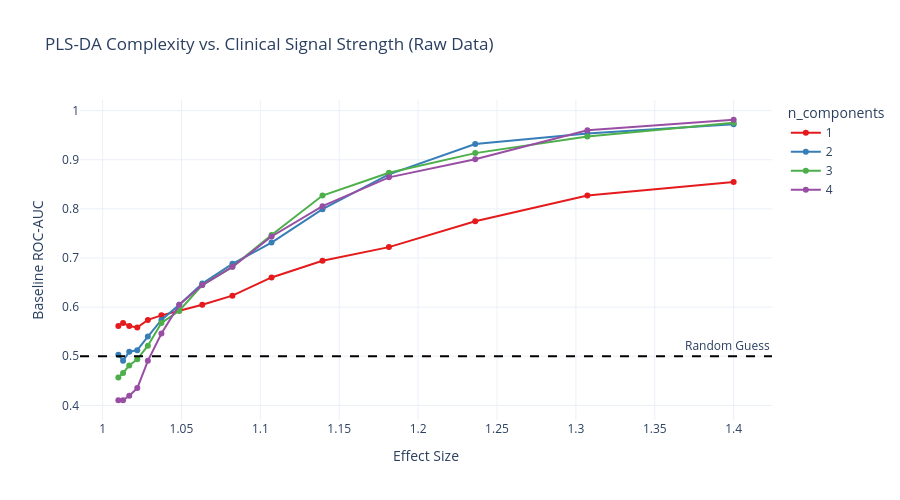

Here is the notebook cell this chart was saved with:
### Markdown cell above
### 4.0 Pre-Grid-Search PLS-DA classifier tuning

### Code cell
def profile_plsda_complexity(X_raw, batches, acq_order, effect_sizes, max_comps=4):
    """
    Evaluates PLS-DA complexity (1 to max_comps) across a range of signal strengths.
    Returns the evaluation DataFrame, generates a plot, and selects the optimal N.
    """
    print("\n[INFO] Profiling PLS-DA Latent Variables across clinical signal space...")
    
    logo = LeaveOneGroupOut()
    results = []
    
    for es in effect_sizes:
        # Generate a representative dataset (using feature 0 as a proxy)
        engine = SimpleClinicalSyntheticGCIMSEngine(
            X_raw=X_raw, batch_labels=batches, run_order=acq_order,
            qc_count_per_batch=3, n_biomarkers=1, effect_size=1.0 + es,
            target_feature_idx=0, random_state=42
        )
        data = engine.generate()
        X_pat, y_pat = data["X_patients"], data["group_labels"]
        groups_pat = data["batch_labels_patients"]
        
        # Test N latent variables simultaneously
        for n in range(1, max_comps + 1):
            clf = PLSDAClassifier(n_components=n)
            aucs = []
            
            for tr, te in logo.split(X_pat, y_pat, groups=groups_pat):
                clf_fitted = deepcopy(clf).fit(X_pat[tr], y_pat[tr])
                aucs.append(roc_auc_score(y_pat[te], clf_fitted.predict_proba(X_pat[te])[:, 1]))
            
            results.append({
                "Effect_Size": 1.0+es,
                "n_components": str(n), # Cast to string for discrete color mapping
                "ROC_AUC": np.mean(aucs)
            })
            
    df_profile = pd.DataFrame(results)
    
    # ---------------------------------------------------------
    # 1. Visualization
    # ---------------------------------------------------------
    fig = px.line(
        df_profile, x="Effect_Size", y="ROC_AUC", color="n_components",
        markers=True, title="PLS-DA Complexity vs. Clinical Signal Strength (Raw Data)",
        color_discrete_sequence=px.colors.qualitative.Set1
    )
    
    fig.add_hline(y=0.5, line_dash="dash", line_color="black", annotation_text="Random Guess")
    fig.update_layout(
        xaxis_title="Effect Size",
        yaxis_title="Baseline ROC-AUC",
        template="plotly_white", height=500
    )
    save_clean_plotly(fig, "sec4_0_plsda_complexity_vs_effect_size.html")
    fig.show()

    # ---------------------------------------------------------
    # 2. Automated Parsimony Decision Logic
    # ---------------------------------------------------------
    # Calculate the global mean AUC for each component configuration across all effect sizes
    mean_performance = df_profile.groupby("n_components")["ROC_AUC"].mean()
    max_perf = mean_performance.max()
    
    print("\n" + "="*50)
    print(" PLS-DA PARSIMONY DECISION HEURISTIC")
    print("="*50)
    for n, auc in mean_performance.items():
        print(f"  Component {n}: Global Mean AUC = {auc:.4f}")
        
    # Heuristic: Choose the lowest N that is within 2% (0.02) of the absolute maximum AUC.
    # This prevents sacrificing simplicity for microscopic performance gains.
    tolerance = 0.02 
    target_threshold = max_perf - tolerance
    
    optimal_n = None
    for n in range(1, max_comps + 1):
        if mean_performance[str(n)] >= target_threshold:
            optimal_n = n
            break
            
    print("-" * 50)
    print(f"  -> Selected optimal configuration: n_components = {optimal_n}")
    print(f"  -> Justification: Lowest complexity achieving within {tolerance*100}% of maximum global performance.")
    print("="*50)
    
    return df_profile, optimal_n


# Execution
es_geom = np.geomspace(0.01, 0.4, 15) 
es_geom = np.round(es_geom, 4)

df_plsda, frozen_n_components = profile_plsda_complexity(X_raw, batches, meta_df[time_col].values, effect_sizes=es_geom)

### Figure 1 — Plotly figure (JSON) as saved in the notebook; plotly's stock layout.template omitted (floating-point values rounded to 4 significant figures)
{"data": [{"hovertemplate": "n_components=1<br>Effect_Size=%{x}<br>ROC_AUC=%{y}<extra></extra>", "legendgroup": "1", "line": {"color": "rgb(228,26,28)", "dash": "solid"}, "marker": {"symbol": "circle"}, "mode": "lines+markers", "name": "1", "orientation": "v", "showlegend": true, "type": "scatter", "x": [1.01, 1.013, 1.017, 1.022, 1.029, 1.037, 1.049, 1.063, 1.082, 1.107, 1.139, 1.181, 1.236, 1.307, 1.4], "xaxis": "x", "y": [0.5617, 0.5679, 0.5617, 0.5586, 0.5741, 0.5833, 0.5926, 0.6049, 0.6235, 0.6605, 0.6944, 0.7222, 0.7747, 0.8272, 0.8549], "yaxis": "y"}, {"hovertemplate": "n_components=2<br>Effect_Size=%{x}<br>ROC_AUC=%{y}<extra></extra>", "legendgroup": "2", "line": {"color": "rgb(55,126,184)", "dash": "solid"}, "marker": {"symbol": "circle"}, "mode": "lines+markers", "name": "2", "orientation": "v", "showlegend": true, "type": "scatter", "x": [1.01, 1.013, 1.017, 1.022, 1.029, 1.037, 1.049, 1.063, 1.082, 1.107, 1.139, 1.181, 1.236, 1.307, 1.4], "xaxis": "x", "y": [0.5031, 0.4907, 0.5093, 0.5123, 0.5401, 0.5741, 0.6049, 0.6481, 0.6883, 0.7315, 0.7994, 0.8704, 0.9321, 0.9537, 0.9722], "yaxis": "y"}, {"hovertemplate": "n_components=3<br>Effect_Size=%{x}<br>ROC_AUC=%{y}<extra></extra>", "legendgroup": "3", "line": {"color": "rgb(77,175,74)", "dash": "solid"}, "marker": {"symbol": "circle"}, "mode": "lines+markers", "name": "3", "orientation": "v", "showlegend": true, "type": "scatter", "x": [1.01, 1.013, 1.017, 1.022, 1.029, 1.037, 1.049, 1.063, 1.082, 1.107, 1.139, 1.181, 1.236, 1.307, 1.4], "xaxis": "x", "y": [0.4568, 0.466, 0.4815, 0.4938, 0.5216, 0.5679, 0.5926, 0.6451, 0.6821, 0.7469, 0.8272, 0.8735, 0.9136, 0.9475, 0.9753], "yaxis": "y"}, {"hovertemplate": "n_components=4<br>Effect_Size=%{x}<br>ROC_AUC=%{y}<extra></extra>", "legendgroup": "4", "line": {"color": "rgb(152,78,163)", "dash": "solid"}, "marker": {"symbol": "circle"}, "mode": "lines+markers", "name": "4", "orientation": "v", "showlegend": true, "type": "scatter", "x": [1.01, 1.013, 1.017, 1.022, 1.029, 1.037, 1.049, 1.063, 1.082, 1.107, 1.139, 1.181, 1.236, 1.307, 1.4], "xaxis": "x", "y": [0.4105, 0.4105, 0.4198, 0.4352, 0.4907, 0.5463, 0.6049, 0.6451, 0.6821, 0.7438, 0.8056, 0.8642, 0.9012, 0.9599, 0.9815], "yaxis": "y"}], "layout": {"annotations": [{"showarrow": false, "text": "Random Guess", "x": 1, "xanchor": "right", "xref": "x domain", "y": 0.5, "yanchor": "bottom", "yref": "y"}], "height": 500, "legend": {"title": {"text": "n_components"}, "tracegroupgap": 0}, "shapes": [{"line": {"color": "black", "dash": "dash"}, "type": "line", "x0": 0, "x1": 1, "xref": "x domain", "y0": 0.5, "y1": 0.5, "yref": "y"}], "title": {"text": "PLS-DA Complexity vs. Clinical Signal Strength (Raw Data)"}, "xaxis": {"anchor": "y", "domain": [0, 1], "title": {"text": "Effect Size"}}, "yaxis": {"anchor": "x", "domain": [0, 1], "title": {"text": "Baseline ROC-AUC"}}}}
